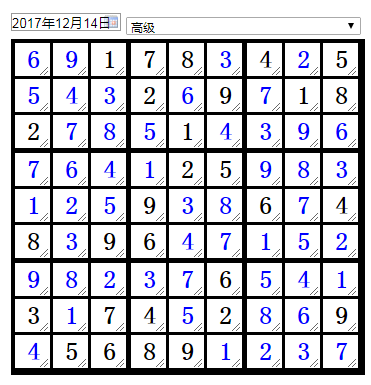
#> input picture images/a1.png, 371 x 385 px
$ python -i ocr.py   (imports and definitions only)
#> lines starting #> are read from the running program, lines starting #| are printed output that depends on the picture
#!/usr/bin/env python3
# -*- coding: utf-8 -*-
# OCR 包含tesseract和临近算法(kNN)手写数字识别

import cv2
import numpy as np

# [27 lines left out: function ocr, not called in this run]

# 自动模式
def autoOcr(number_imgs):
    # [9 lines left out: function findHiatus, not called in this run]
    # tesseract-ocr 合并识别
    number_imgs_hstack = np.hstack(number_imgs)
    img_rgb = cv2.cvtColor(cv2.convertScaleAbs(number_imgs_hstack), cv2.COLOR_GRAY2RGB)
    t1 = pytesseract.image_to_string(img_rgb, config='-c tessedit_char_whitelist=123456789', lang='eng')
    if t1.isdecimal() and len(t1) == len(number_imgs):
        return True, list(t1)
    else:
        t1 = [int(i) for i in t1]
        # tesseract-ocr 单字识别
        t2 = []
        for img in number_imgs:
            img_rgb = cv2.cvtColor(cv2.convertScaleAbs(img), cv2.COLOR_GRAY2RGB)
            ocrStr = pytesseract.image_to_string(img_rgb, config='--psm 10 -c tessedit_char_whitelist=123456789', lang='eng')
            if ocrStr.isdecimal():
                t2.append(int(ocrStr))
            else:
                t2.append(0)
        # kNN 识别
        _, k = knnOcr(number_imgs, './mnist/train-images-idx3-ubyte', './mnist/train-labels-idx1-ubyte')
        for i in range(len(t2)):
            if t2[i] == 0:
                t2[i] = k[i]
        # 计算tesseract-ocr合并识别结果t1差的是那几个数
        # 计算所有的可能性种类
        global allHiatus
        allHiatus = []
        findHiatus(t1, len(number_imgs)-len(t1))
        allHiatusSum = list(map(lambda y:sum(map(lambda x: abs(x[0]-x[1]), zip(y, t2))), allHiatus))
        return True, allHiatus[allHiatusSum.index(min(allHiatusSum))]

# tesseract-ocr 单字识别
# [68 lines left out: functions tesseractOcr, tesseractOcr1, ReadImgFile, ReadLableFIle, knnOcr, not called in this run]

>>> import cv2
>>> picture = cv2.imread('images/a1.png')
#> picture is the input picture: shape (385, 371, 3); mean B, G, R 203.9, 197.7, 197.7
>>> result = autoOcr(picture)
#> in autoOcr, `number_imgs_hstack = np.hstack(number_imgs)`:
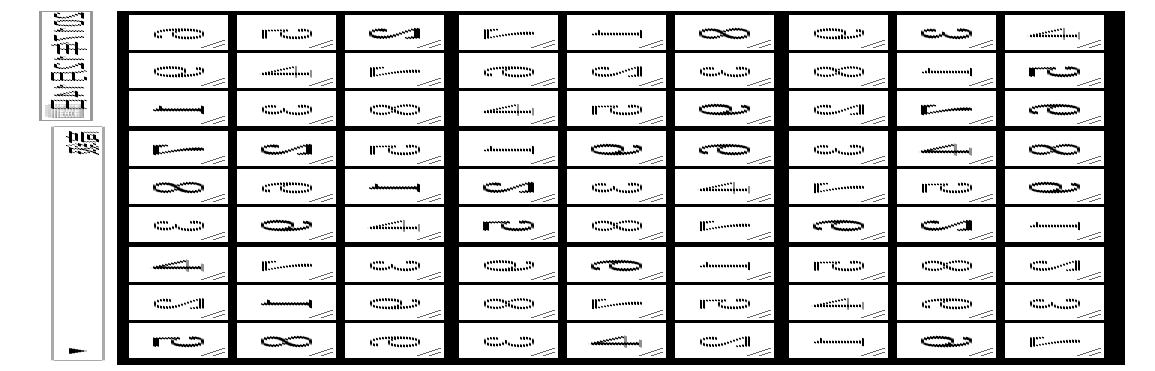
#> number_imgs_hstack: shape (371, 1155); min 0, max 255, mean 199.8
#> (the run stopped early here; a loop or call above may not have finished)

$ run again, on images/a2.png
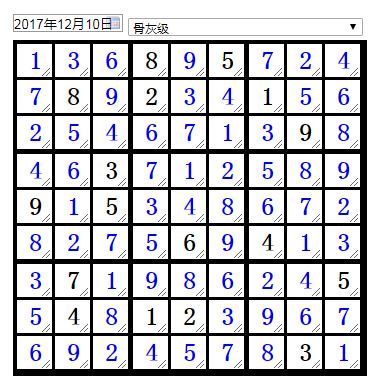
#> input picture images/a2.png, 379 x 389 px
#> picture is the input picture: shape (389, 379, 3); mean B, G, R 206.9, 199.4, 199.4
#> in autoOcr, `number_imgs_hstack = np.hstack(number_imgs)`:
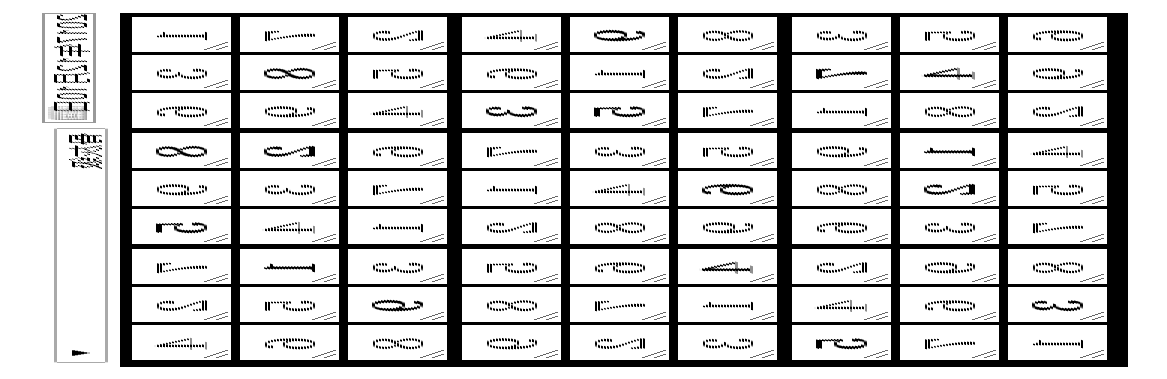
#> number_imgs_hstack: shape (379, 1167); min 0, max 255, mean 201.9
